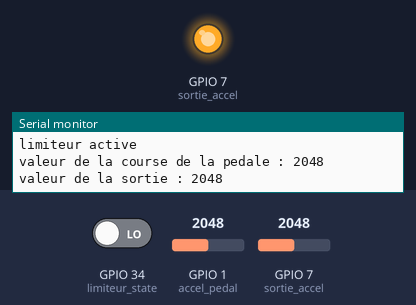
Bench run of a sketch on a simulated ESP32. On the bench: output pins drawn as LEDs (lit = HIGH), the last lines printed to the serial monitor. The test bench sets the inputs (shaded band); at power-on: GPIO 1 (accel_pedal) = 2048, GPIO 7 (sortie_accel) = 2048, GPIO 34 (limiteur_state) LOW.

Above: at 1.2 s.
1.3 s: GPIO 1 (accel_pedal) set to 0
At 2.7 s:
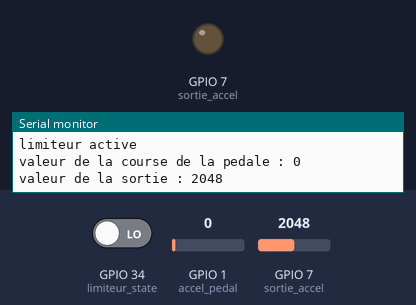
3.0 s: GPIO 1 (accel_pedal) set to 74
At 4.2 s:
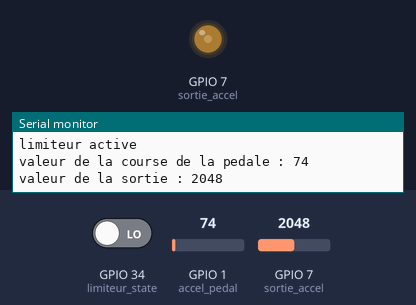
4.5 s: GPIO 1 (accel_pedal) set to 491
At 6.0 s:
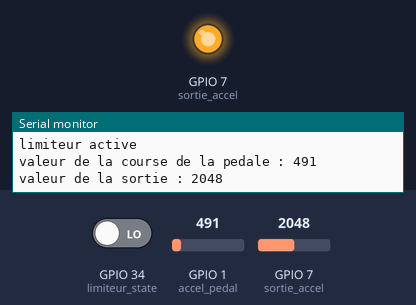
Timing chart, 0 to 7.5 s (numbered marks = the images above; inputs shaded):
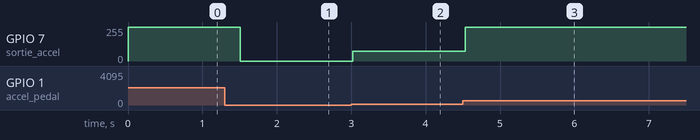

Measured:
- after the input at 1.3 s, GPIO 7 (sortie_accel): 255/255 → 0/255 after 0.21 s
- after the input at 3.0 s, GPIO 7 (sortie_accel): 0/255 → 74/255 at once
- after the input at 4.5 s, GPIO 7 (sortie_accel): 74/255 → 255/255 at once

The sketch:

arduino_osv2022_limiteur_v0.5.ino
```cpp
#include <Arduino.h>
#include <stdio.h>
#include <stdlib.h>

//definition des pins
const int accel_pedal = 1; //pedale sur le pin 1
const int limiteur_state = 34 ; //on place le switch du limiteur sur un pin digital (en bas)
const int sortie_accel = 7;  //sortie du signal qui va vers le controleur

//definitions des autres variables
int sw_lim;
int lim_flag = 0;                 // LED status flag


void setup() {
  Serial.begin(115200);
  // put your setup code here, to run once:
  pinMode(accel_pedal, INPUT);
  pinMode(sortie_accel, OUTPUT);
  pinMode(limiteur_state, INPUT);

}

int acq_accel() {
  return analogRead(accel_pedal);
}

void write_accel(int x) {
  analogWrite(sortie_accel, x);  //la valeur de x est codé sur 8 bits (255 etant la valeur max)
}

void write_accel_lim(int x, int y) {
  map(x, 0, 255 ,0, y);   //y est la valeur de notre vitesse max cap
  analogWrite(sortie_accel, x);
}

void loop() {
  //le limiteur est desactive
  /*if (analogRead(limiteur_state) >990) {
    write_accel(acq_accel());
    Serial.println("********************");
    Serial.println("limiteur desactive");
    Serial.print("valeur de la sortie : ");
    Serial.println(analogRead(sortie_accel));
    Serial.print("valeur de la course de la pedale : ");
    Serial.println(analogRead(accel_pedal));
    }
    //le limiteur est active
    else if(analogRead(limiteur_state) <300) {
    write_accel(100);
    Serial.println("********************");
    Serial.println("limiteur active");
    Serial.print("valeur de la sortie : ");
    Serial.println(analogRead(sortie_accel));
    Serial.print("valeur de la course de la pedale : ");
    Serial.println(analogRead(accel_pedal));
    }
  */
  if (digitalRead(limiteur_state)) {
  write_accel(acq_accel());
    Serial.println("********************");
    Serial.println("limiteur desactive");
    Serial.print("valeur de la course de la pedale : ");
    Serial.println(analogRead(accel_pedal));
    Serial.print("valeur de la sortie : ");
    Serial.println(analogRead(sortie_accel));

  }
  else {
    write_accel_lim(acq_accel(),125);
    Serial.println("********************");
    Serial.println("limiteur active");
    Serial.print("valeur de la course de la pedale : ");
    Serial.println(analogRead(accel_pedal));
    Serial.print("valeur de la sortie : ");
    Serial.println(analogRead(sortie_accel));

  }
  delay(500);

}
```
